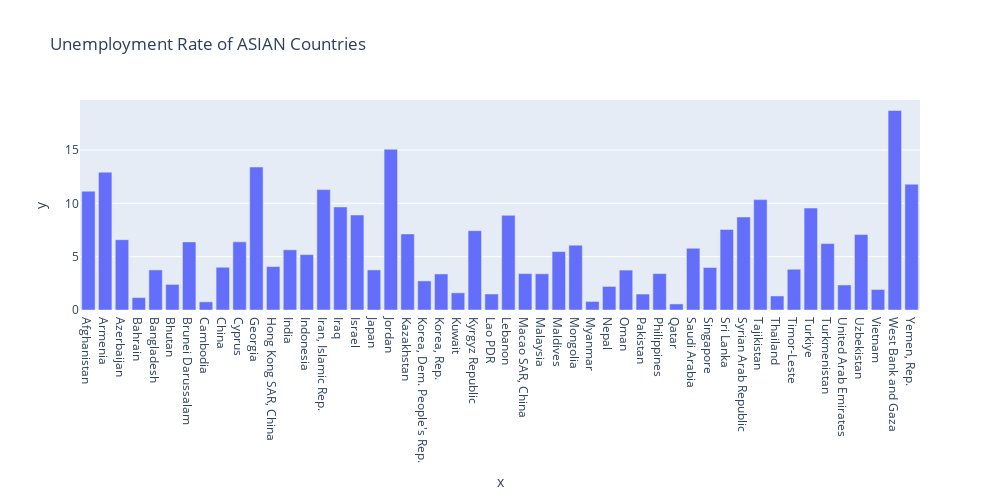

Here is the notebook cell this chart was saved with:
### Code cell
#visualizing each country unemployment rate

fig=px.bar(x=data_asia['Country Name'],y=data_asia['average'],height=500,width=1000,
           labels={'index':'Country Name','value':'Unemployment Rate'},
           title='Unemployment Rate of ASIAN Countries')
fig.show()

### Figure 1 — Plotly figure (JSON) as saved in the notebook; plotly's stock layout.template omitted (floating-point values rounded to 4 significant figures)
{"data": [{"alignmentgroup": "True", "hovertemplate": "x=%{x}<br>y=%{y}<extra></extra>", "legendgroup": "", "marker": {"color": "#636efa", "pattern": {"shape": ""}}, "name": "", "offsetgroup": "", "orientation": "v", "showlegend": false, "textposition": "auto", "type": "bar", "x": ["Afghanistan", "Armenia", "Azerbaijan", "Bahrain", "Bangladesh", "Bhutan", "Brunei Darussalam", "Cambodia", "China", "Cyprus", "Georgia", "Hong Kong SAR, China", "India", "Indonesia", "Iran, Islamic Rep.", "Iraq", "Israel", "Japan", "Jordan", "Kazakhstan", "Korea, Dem. People's Rep.", "Korea, Rep.", "Kuwait", "Kyrgyz Republic", "Lao PDR", "Lebanon", "Macao SAR, China", "Malaysia", "Maldives", "Mongolia", "Myanmar", "Nepal", "Oman", "Pakistan", "Philippines", "Qatar", "Saudi Arabia", "Singapore", "Sri Lanka", "Syrian Arab Republic", "Tajikistan", "Thailand", "Timor-Leste", "Turkiye", "Turkmenistan", "United Arab Emirates", "Uzbekistan", "Vietnam", "West Bank and Gaza", "Yemen, Rep."], "xaxis": "x", "y": [11.14, 12.92, 6.593, 1.165, 3.757, 2.4, 6.385, 0.7674, 4.007, 6.388, 13.41, 4.073, 5.645, 5.196, 11.29, 9.664, 8.906, 3.76, 15.07, 7.132, 2.727, 3.38, 1.61, 7.44, 1.501, 8.875, 3.415, 3.396, 5.478, 6.081, 0.8035, 2.209, 3.742, 1.495, 3.411, 0.5694, 5.788, 3.985, 7.554, 8.72, 10.35, 1.316, 3.821, 9.556, 6.227, 2.346, 7.073, 1.925, 18.7, 11.79], "yaxis": "y"}], "layout": {"barmode": "relative", "height": 500, "legend": {"tracegroupgap": 0}, "title": {"text": "Unemployment Rate of ASIAN Countries"}, "width": 1000, "xaxis": {"anchor": "y", "domain": [0, 1], "title": {"text": "x"}}, "yaxis": {"anchor": "x", "domain": [0, 1], "title": {"text": "y"}}}}
